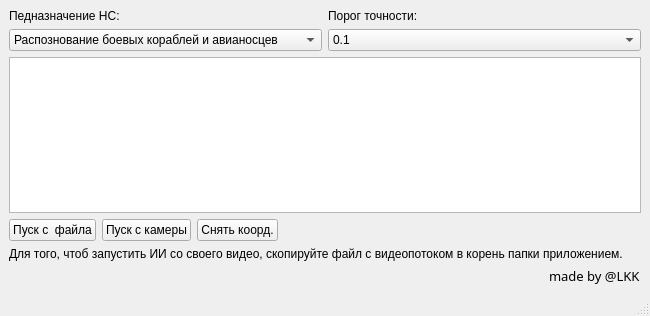
<?xml version="1.0" encoding="UTF-8"?>
<ui version="4.0">
 <class>MainWindow</class>
 <widget class="QMainWindow" name="MainWindow">
  <property name="geometry">
   <rect>
    <x>0</x>
    <y>0</y>
    <width>632</width>
    <height>316</height>
   </rect>
  </property>
  <property name="windowTitle">
   <string>MainWindow</string>
  </property>
  <property name="windowOpacity">
   <double>13.000000000000000</double>
  </property>
  <widget class="QWidget" name="centralwidget">
   <layout class="QVBoxLayout" name="verticalLayout_3">
    <item>
     <layout class="QHBoxLayout" name="horizontalLayout">
      <item>
       <layout class="QVBoxLayout" name="verticalLayout">
        <item>
         <widget class="QLabel" name="label">
          <property name="text">
           <string>Педназначение НС:</string>
          </property>
         </widget>
        </item>
        <item>
         <widget class="QComboBox" name="comboBox">
          <item>
           <property name="text">
            <string>Распознование боевых кораблей и авианосцев</string>
           </property>
          </item>
          <item>
           <property name="text">
            <string>Распозновавние ВВТ и людей с БпЛА</string>
           </property>
          </item>
         </widget>
        </item>
       </layout>
      </item>
      <item>
       <layout class="QVBoxLayout" name="verticalLayout_2">
        <item>
         <widget class="QLabel" name="label_2">
          <property name="text">
           <string>Порог точности:</string>
          </property>
         </widget>
        </item>
        <item>
         <widget class="QComboBox" name="comboBox_2">
          <item>
           <property name="text">
            <string>0.1</string>
           </property>
          </item>
          <item>
           <property name="text">
            <string>0.2</string>
           </property>
          </item>
          <item>
           <property name="text">
            <string>0.3</string>
           </property>
          </item>
          <item>
           <property name="text">
            <string>0.4</string>
           </property>
          </item>
          <item>
           <property name="text">
            <string>0.5</string>
           </property>
          </item>
          <item>
           <property name="text">
            <string>0.6</string>
           </property>
          </item>
          <item>
           <property name="text">
            <string>0.7</string>
           </property>
          </item>
          <item>
           <property name="text">
            <string>0.8</string>
           </property>
          </item>
          <item>
           <property name="text">
            <string>0.9</string>
           </property>
          </item>
         </widget>
        </item>
       </layout>
      </item>
     </layout>
    </item>
    <item>
     <widget class="QTextEdit" name="textEdit"/>
    </item>
    <item>
     <spacer name="verticalSpacer">
      <property name="orientation">
       <enum>Qt::Vertical</enum>
      </property>
      <property name="sizeHint" stdset="0">
       <size>
        <width>20</width>
        <height>0</height>
       </size>
      </property>
     </spacer>
    </item>
    <item>
     <layout class="QHBoxLayout" name="horizontalLayout_2">
      <item>
       <widget class="QPushButton" name="pushButton_2">
        <property name="text">
         <string>Пуск с  файла</string>
        </property>
       </widget>
      </item>
      <item>
       <widget class="QPushButton" name="pushButton_3">
        <property name="text">
         <string>Пуск с камеры</string>
        </property>
       </widget>
      </item>
      <item>
       <widget class="QPushButton" name="pushButton">
        <property name="text">
         <string>Снять коорд.</string>
        </property>
       </widget>
      </item>
      <item>
       <spacer name="horizontalSpacer">
        <property name="orientation">
         <enum>Qt::Horizontal</enum>
        </property>
        <property name="sizeHint" stdset="0">
         <size>
          <width>40</width>
          <height>20</height>
         </size>
        </property>
       </spacer>
      </item>
     </layout>
    </item>
    <item>
     <widget class="QLabel" name="label_3">
      <property name="text">
       <string>Для того, чтоб запустить ИИ со своего видео, скопируйте файл с видеопотоком в корень папки приложением.    </string>
      </property>
     </widget>
    </item>
    <item>
     <widget class="QLabel" name="label_4">
      <property name="font">
       <font>
        <family>Papyrus</family>
        <pointsize>10</pointsize>
        <weight>50</weight>
        <italic>false</italic>
        <bold>false</bold>
        <underline>false</underline>
        <strikeout>false</strikeout>
        <kerning>true</kerning>
       </font>
      </property>
      <property name="text">
       <string>                                                                                                                                                                made by @LKK</string>
      </property>
     </widget>
    </item>
   </layout>
  </widget>
  <widget class="QMenuBar" name="menubar">
   <property name="geometry">
    <rect>
     <x>0</x>
     <y>0</y>
     <width>632</width>
     <height>21</height>
    </rect>
   </property>
  </widget>
  <widget class="QStatusBar" name="statusBar"/>
 </widget>
 <resources/>
 <connections/>
</ui>
